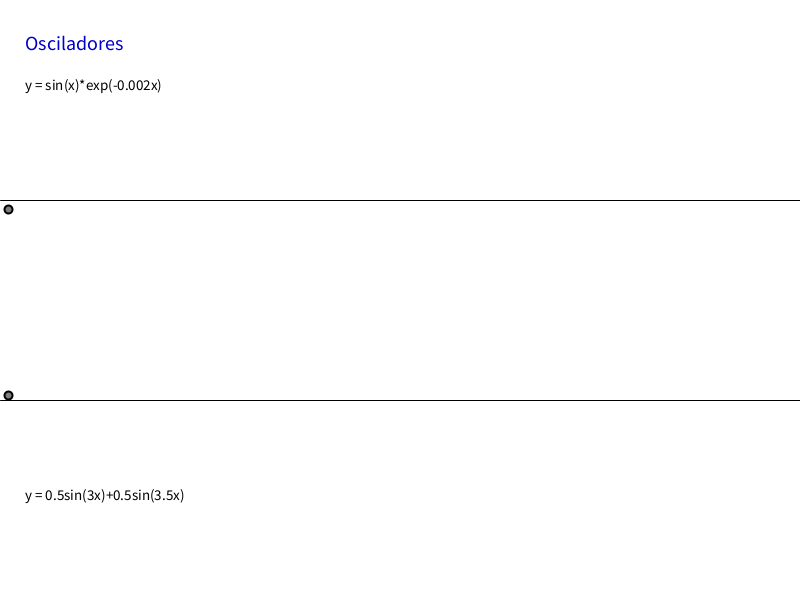
Frame 1 (no input)
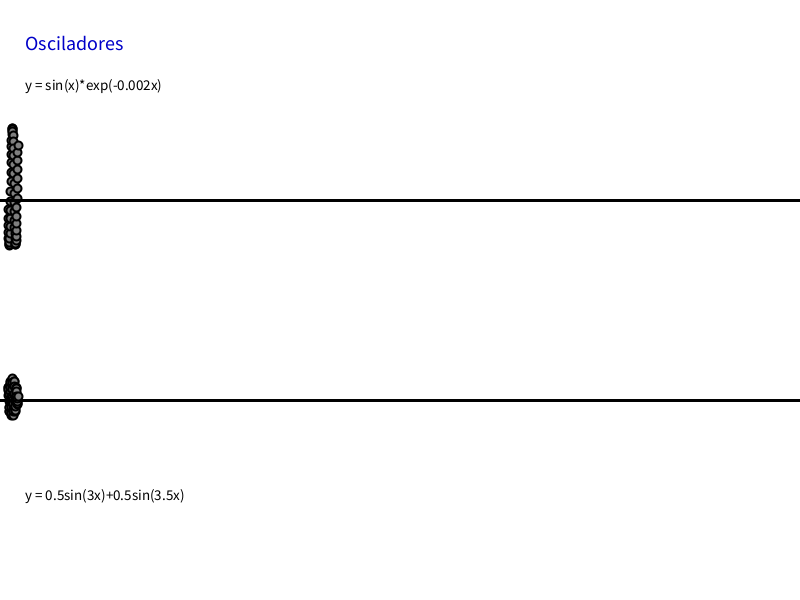
Frame 60 (the mouse pressed at the canvas centre just before this capture)
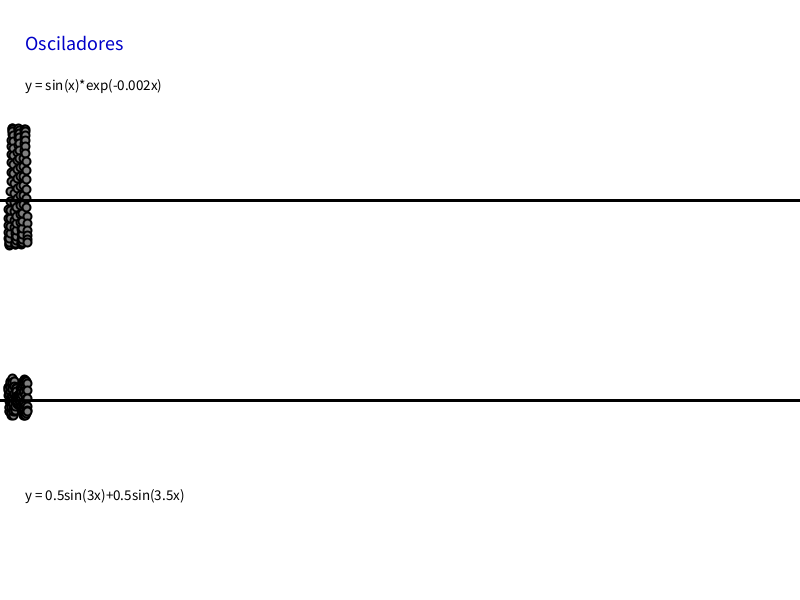
Frame 120 (the mouse held since frame 60 and released just before this capture)

The Processing sketch that drew these frames (run headless with seeded random() and noise(); from frame 60 on, the mouse is pressed at the canvas centre):

// Processing sketch: processing_186407
// ── processing_186407.pde

Mover1 m1;                  //Primera función
Mover2 m2;                  //Segunda función

float dt = 1/60.0;

void setup() {
  size(800,600);
  m1 = new Mover1();
  m2 = new Mover2();  
  background(255);
  
  fill(0,0,200);
  textSize(20);
  text("Osciladores",25,50);
  fill(0);
  textSize(15);
  text("y = sin(x)*exp(-0.002x)",25,90);
  text("y = 0.5sin(3x)+0.5sin(3.5x)",25,500);
}

void draw() {
  
  stroke(0);
  line(0, 200, 800, 200);
  line(0, 400, 800, 400);
   
  m1.update();
  m1.display();
 
  m2.update();
  m2.display(); 
}
class Mover1 {

  PVector location;
  PVector velocity;
  int amplitud = 10;

  Mover1() {
    location = new PVector(8, 200);
    velocity = new PVector(10,0);
  }

  void update() {  
       
    location.x += velocity.x*dt;                                      //La x se desplaza a velocidad constante
    location.y += amplitud*sin(location.x)*exp(-0.002*location.x);    //La y en: y = sin(x)*exp(-0.002x)
  }

  void display() {
    stroke(0);
    strokeWeight(2);
    fill(127);
    ellipse(location.x, location.y, 8, 8);
  }

}

class Mover2 {

  PVector location;
  PVector velocity;
  int amplitud = 10;

  Mover2() {
    location = new PVector(8, 400);
    velocity = new PVector(10,0);
  }

  void update() {  
       
    location.x += velocity.x*dt;                                                    //La x se desplaza a velocidad constante
    location.y += amplitud*0.5*sin(3*location.x)+amplitud*0.5*sin(3.5*location.x);  //La y en: 0.5sin(3x)+0.5sin(3.5x)
  }

  void display() {
    stroke(0);
    strokeWeight(2);
    fill(127);
    ellipse(location.x, location.y, 8, 8);
  }

}
